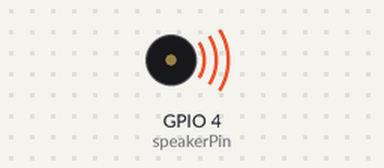
Simulated run of this sketch. Board: ESP32-S3. On the bench: buzzer (waves = sounding).

Above: at 0.2 s.
At 17.1 s:
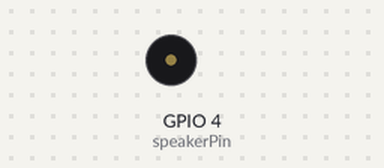
Timing chart, 0 to 20.3 s (numbered marks = the images above):
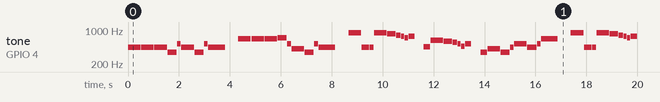

Measured:
- by itself, tone on GPIO 4 (speakerPin): plays 440 Hz for 0.50 s, 440 Hz for 0.50 s, 440 Hz for 0.50 s, 349 Hz for 0.35 s, 523 Hz for 0.15 s, 440 Hz for 0.50 s … (274 notes in this stretch)

The sketch:

starwars_imperial_walk_buzzer.ino
```cpp
/* * STAR WARS - IMPERIAL MARCH (Darth Vader)
 * Professioneller Klassen-Code, angepasst für den ESP32-S3 an Pin 4
 */

#include <Arduino.h>

int speakerPin = 4; // DEIN PIN! Rotes Kabel an Pin 4

// Das ist der Funktionstyp für den "Callback" (die Brücke zum Lautsprecher)
typedef void(*PlayNoteCallback)(int note, int duration);

class ImperialMarch
{
public:
  PlayNoteCallback playNoteCallback;

  void playSong()
  {
    firstSection();
    secondSection();
    firstVariant();
    secondSection();
    secondVariant();
  }

  void playNote(int note, int duration)
  {
    playNoteCallback(note, duration);
    delay(20); // Eine winzige Pause nach jeder Note
  }

private:
  // Die Noten-Definitionen aus deinem Code
  const int c = 261; const int d = 294; const int e = 329; const int f = 349;
  const int g = 391; const int gS = 415; const int a = 440; const int aS = 455;
  const int b = 466; const int cH = 523; const int cSH = 554; const int dH = 587;
  const int dSH = 622; const int eH = 659; const int fH = 698; const int fSH = 740;
  const int gH = 784; const int gSH = 830; const int aH = 880;

  void firstSection()
  {
    playNote(a, 500); playNote(a, 500); playNote(a, 500); playNote(f, 350); playNote(cH, 150);
    playNote(a, 500); playNote(f, 350); playNote(cH, 150); playNote(a, 650);
    delay(500);
    playNote(eH, 500); playNote(eH, 500); playNote(eH, 500); playNote(fH, 350); playNote(cH, 150);
    playNote(gS, 500); playNote(f, 350); playNote(cH, 150); playNote(a, 650);
    delay(500);
  }

  void secondSection()
  {
    playNote(aH, 500); playNote(a, 300); playNote(a, 150); playNote(aH, 500); playNote(gSH, 325);
    playNote(gH, 175); playNote(fSH, 125); playNote(fH, 125); playNote(fSH, 250);
    delay(325);
    playNote(aS, 250); playNote(dSH, 500); playNote(dH, 325); playNote(cSH, 175); playNote(cH, 125);
    playNote(b, 125); playNote(cH, 250);
    delay(350);
  }

  void firstVariant()
  {
    playNote(f, 250); playNote(gS, 500); playNote(f, 350); playNote(a, 125); playNote(cH, 500);
    playNote(a, 375); playNote(cH, 125); playNote(eH, 650);
    delay(500);
  }

  void secondVariant()
  {
    playNote(f, 250); playNote(gS, 500); playNote(f, 375); playNote(cH, 125); playNote(a, 500);
    playNote(f, 375); playNote(cH, 125); playNote(a, 650);
    delay(650);
  }
};

// Hier erstellen wir ein "Objekt" aus deiner Klasse
ImperialMarch starWarsPlayer;

// Diese kleine Funktion verbindet die Klasse mit der echten ESP32 "tone()"-Funktion
void myHardwarePlayNote(int note, int duration) {
  tone(speakerPin, note, duration);
  delay(duration); // Warte, bis die Note fertig gespielt hat
  noTone(speakerPin);
}

void setup() {
  // Wir sagen der Klasse, welche Funktion sie zum Piepen benutzen soll
  starWarsPlayer.playNoteCallback = myHardwarePlayNote;
}

void loop() {
  // Hier starten wir das Lied!
  starWarsPlayer.playSong();

  // 5 Sekunden Pause, bevor Darth Vader wieder von vorne marschiert
  delay(5000);
}
```
